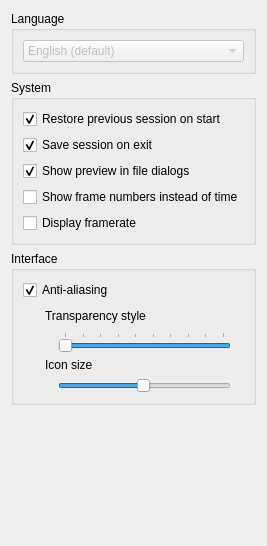
         <widget class="QWidget" name="PageOptions">
          <layout class="QVBoxLayout" name="verticalLayout_14">
           <item>
            <widget class="QGroupBox" name="LanguageGroupBox">
             <property name="title">
              <string>Language</string>
             </property>
             <layout class="QVBoxLayout" name="verticalLayout_13">
              <item>
               <widget class="QComboBox" name="languageSelection">
                <property name="enabled">
                 <bool>false</bool>
                </property>
                <item>
                 <property name="text">
                  <string>English (default)</string>
                 </property>
                </item>
               </widget>
              </item>
             </layout>
            </widget>
           </item>
           <item>
            <widget class="QGroupBox" name="SystemGroupBox">
             <property name="title">
              <string>System</string>
             </property>
             <layout class="QVBoxLayout" name="verticalLayout_8">
              <item>
               <widget class="QCheckBox" name="restoreLastSession">
                <property name="toolTip">
                 <string>Re-open the last session when launching GLMixer.</string>
                </property>
                <property name="text">
                 <string>Restore previous session on start</string>
                </property>
                <property name="checked">
                 <bool>true</bool>
                </property>
               </widget>
              </item>
              <item>
               <widget class="QCheckBox" name="saveExitSession">
                <property name="toolTip">
                 <string>Save the current session on exit (if possible)</string>
                </property>
                <property name="text">
                 <string>Save session on exit</string>
                </property>
                <property name="checked">
                 <bool>true</bool>
                </property>
               </widget>
              </item>
              <item>
               <widget class="QCheckBox" name="useCustomDialogs">
                <property name="toolTip">
                 <string>Use GLMixer improved dialogs (instead of operating system native dialogs)</string>
                </property>
                <property name="statusTip">
                 <string>Use GLMixer improved dialogs (instead of operating system native dialogs)</string>
                </property>
                <property name="text">
                 <string>Show preview in file dialogs</string>
                </property>
                <property name="checked">
                 <bool>true</bool>
                </property>
               </widget>
              </item>
              <item>
               <widget class="QCheckBox" name="displayTimeAsFrame">
                <property name="toolTip">
                 <string>Shows time information as frame count instead of hh:mm:ss.</string>
                </property>
                <property name="text">
                 <string>Show frame numbers instead of time</string>
                </property>
               </widget>
              </item>
              <item>
               <widget class="QCheckBox" name="displayFramerate">
                <property name="toolTip">
                 <string>Shows the framerate in the upper right corner.</string>
                </property>
                <property name="text">
                 <string>Display framerate</string>
                </property>
               </widget>
              </item>
             </layout>
            </widget>
           </item>
           <item>
            <widget class="QGroupBox" name="VisualsGroupBox">
             <property name="title">
              <string>Interface</string>
             </property>
             <layout class="QVBoxLayout" name="verticalLayout_3">
              <item>
               <widget class="QCheckBox" name="antiAliasing">
                <property name="toolTip">
                 <string>Use anti alisasing for rendering interface (improves visual appearance)</string>
                </property>
                <property name="statusTip">
                 <string>Use anti alisasing for rendering interface (improves visual appearance)</string>
                </property>
                <property name="text">
                 <string>Anti-aliasing</string>
                </property>
                <property name="checked">
                 <bool>true</bool>
                </property>
               </widget>
              </item>
              <item>
               <layout class="QGridLayout" name="gridLayout_4">
                <item row="0" column="0">
                 <spacer name="horizontalSpacer_2">
                  <property name="orientation">
                   <enum>Qt::Horizontal</enum>
                  </property>
                  <property name="sizeType">
                   <enum>QSizePolicy::Maximum</enum>
                  </property>
                  <property name="sizeHint" stdset="0">
                   <size>
                    <width>22</width>
                    <height>20</height>
                   </size>
                  </property>
                 </spacer>
                </item>
                <item row="0" column="1" colspan="2">
                 <widget class="QLabel" name="label_16">
                  <property name="text">
                   <string>Transparency style</string>
                  </property>
                 </widget>
                </item>
                <item row="1" column="1">
                 <widget class="QLabel" name="label_14">
                  <property name="text">
                   <string/>
                  </property>
                  <property name="pixmap">
                   <pixmap resource="../images.qrc">:/glmixer/images/stippling_1.png</pixmap>
                  </property>
                 </widget>
                </item>
                <item row="1" column="2">
                 <widget class="QSlider" name="stipplingSlider">
                  <property name="minimum">
                   <number>1</number>
                  </property>
                  <property name="maximum">
                   <number>10</number>
                  </property>
                  <property name="singleStep">
                   <number>1</number>
                  </property>
                  <property name="pageStep">
                   <number>2</number>
                  </property>
                  <property name="value">
                   <number>10</number>
                  </property>
                  <property name="tracking">
                   <bool>false</bool>
                  </property>
                  <property name="orientation">
                   <enum>Qt::Horizontal</enum>
                  </property>
                  <property name="invertedAppearance">
                   <bool>true</bool>
                  </property>
                  <property name="invertedControls">
                   <bool>false</bool>
                  </property>
                  <property name="tickPosition">
                   <enum>QSlider::TicksAbove</enum>
                  </property>
                  <property name="tickInterval">
                   <number>1</number>
                  </property>
                 </widget>
                </item>
                <item row="1" column="3">
                 <widget class="QLabel" name="label_15">
                  <property name="text">
                   <string/>
                  </property>
                  <property name="pixmap">
                   <pixmap resource="../images.qrc">:/glmixer/images/stippling_2.png</pixmap>
                  </property>
                  <property name="scaledContents">
                   <bool>false</bool>
                  </property>
                 </widget>
                </item>
                <item row="2" column="1" colspan="2">
                 <widget class="QLabel" name="label_23">
                  <property name="text">
                   <string>Icon size</string>
                  </property>
                 </widget>
                </item>
                <item row="3" column="1">
                 <widget class="QLabel" name="label_21">
                  <property name="text">
                   <string/>
                  </property>
                  <property name="pixmap">
                   <pixmap resource="../images.qrc">:/glmixer/images/iconsmall.png</pixmap>
                  </property>
                 </widget>
                </item>
                <item row="3" column="2">
                 <widget class="QSlider" name="iconSizeSlider">
                  <property name="minimum">
                   <number>1</number>
                  </property>
                  <property name="maximum">
                   <number>100</number>
                  </property>
                  <property name="value">
                   <number>50</number>
                  </property>
                  <property name="tracking">
                   <bool>false</bool>
                  </property>
                  <property name="orientation">
                   <enum>Qt::Horizontal</enum>
                  </property>
                 </widget>
                </item>
                <item row="3" column="3">
                 <widget class="QLabel" name="label_22">
                  <property name="text">
                   <string/>
                  </property>
                  <property name="pixmap">
                   <pixmap resource="../images.qrc">:/glmixer/images/iconlarge.png</pixmap>
                  </property>
                 </widget>
                </item>
               </layout>
              </item>
             </layout>
            </widget>
           </item>
           <item>
            <spacer name="verticalSpacer">
             <property name="orientation">
              <enum>Qt::Vertical</enum>
             </property>
             <property name="sizeHint" stdset="0">
              <size>
               <width>20</width>
               <height>130</height>
              </size>
             </property>
            </spacer>
           </item>
          </layout>
         </widget>
